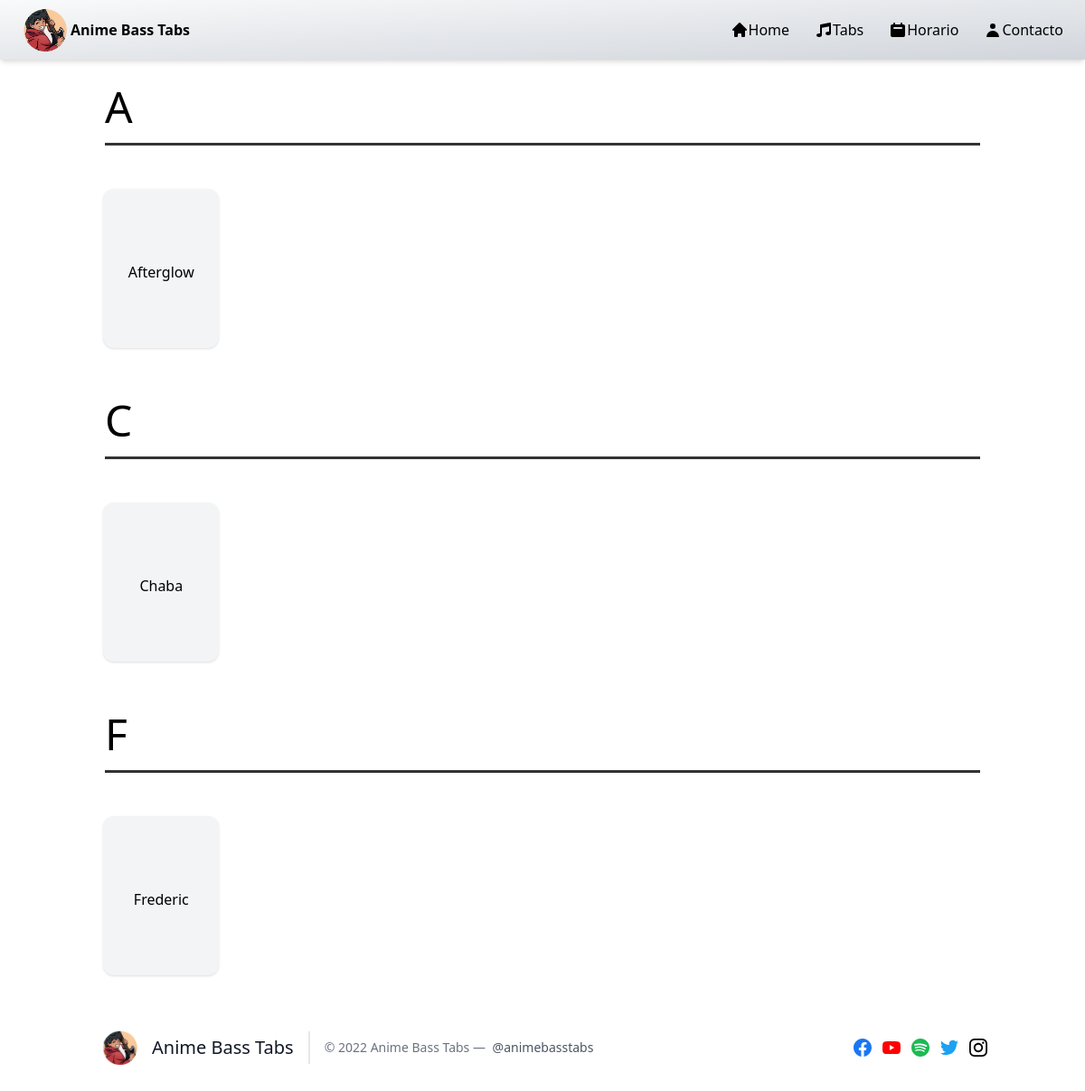
The page /pages/sArtistas.php on the database its author committed.
### tables this page shows
CREATE TABLE `artistas` (
  `IdArtista` int(11) NOT NULL,
  `Nombre` varchar(255) NOT NULL,
  `Imagen` varchar(255) NOT NULL
);

### pages/sArtistas.php (the view, shortened to what this page needs)
<?php
    include('funciones.php');
?>
<!DOCTYPE html>
<html lang="en">
<head>
    <script src="https://cdn.tailwindcss.com"></script>
</head>
    <body>
        <nav class="bg-gradient-to-br from-gray-50 to-gray-300 shadow-md sticky top-0 z-10">
            <div class="px-3 mx-auto">
                <div class="flex justify-between">
                    <div class="flex space-x-4">
                        <a href="../index.php" class="flex items-center py-2 px-2 text-gray-200">
                            <img class="rounded-full mx-1" src="../assets/img/absLogo.png" alt="" width="50">
                            <span class="font-extrabold text-black">Anime Bass Tabs</span>
                        </a>
                    </div>
                    <div class="hidden md:flex items-center space-x-1">
                        <a href="../index.php" class="flex items-center py-2 px-3 text-black rounded hover:bg-gray-300 hover:text-black transition duration-500">
                            <svg xmlns="http://www.w3.org/2000/svg" class="h-5 w-5" viewBox="0 0 20 20" fill="currentColor">
                                <path d="M10.707 2.293a1 1 0 00-1.414 0l-7 7a1 1 0 001.414 1.414L4 10.414V17a1 1 0 001 1h2a1 1 0 001-1v-2a1 1 0 011-1h2a1 1 0 011 1v2a1 1 0 001 1h2a1 1 0 001-1v-6.586l.293.293a1 1 0 001.414-1.414l-7-7z" />
                            </svg>
                            <span>Home</span>
                        </a>
                        <a href="./sArtistas.php" class="flex items-center py-2 px-3 text-black rounded hover:bg-gray-300 hover:text-black transition duration-500">
                            <svg xmlns="http://www.w3.org/2000/svg" class="h-5 w-5" viewBox="0 0 20 20" fill="currentColor">
                                <path d="M18 3a1 1 0 00-1.196-.98l-10 2A1 1 0 006 5v9.114A4.369 4.369 0 005 14c-1.657 0-3 .895-3 2s1.343 2 3 2 3-.895 3-2V7.82l8-1.6v5.894A4.37 4.37 0 0015 12c-1.657 0-3 .895-3 2s1.343 2 3 2 3-.895 3-2V3z" />
                            </svg>
                            <span>Tabs</span>
                        </a>
                        <a href="./horario.html" class="flex items-center py-2 px-3 text-black rounded hover:bg-gray-300 hover:text-black transition duration-500">
                            <svg xmlns="http://www.w3.org/2000/svg" class="h-5 w-5" viewBox="0 0 20 20" fill="currentColor">
                                <path fill-rule="evenodd" d="M6 2a1 1 0 00-1 1v1H4a2 2 0 00-2 2v10a2 2 0 002 2h12a2 2 0 002-2V6a2 2 0 00-2-2h-1V3a1 1 0 10-2 0v1H7V3a1 1 0 00-1-1zm0 5a1 1 0 000 2h8a1 1 0 100-2H6z" clip-rule="evenodd" />
                            </svg>
                            <span>Horario</span>
                        </a>
                        <a href="./contacto.html" class="flex items-center py-2 px-3 text-black rounded hover:bg-gray-300 hover:text-black transition duration-500">
                            <svg xmlns="http://www.w3.org/2000/svg" class="h-5 w-5" viewBox="0 0 20 20" fill="currentColor">
                                <path fill-rule="evenodd" d="M10 9a3 3 0 100-6 3 3 0 000 6zm-7 9a7 7 0 1114 0H3z" clip-rule="evenodd" />
                            </svg>
                            <span>Contacto</span>
                        </a>
                    </div>
                </div>
            </div>
        </nav>
        <?php
        for($i=65; $i<=90; $i++) {
            $letter = chr($i);
            $contador = 0;
            $sql = "select count(*) from artistas where Nombre like '".$letter."%'";
            $result = mysqli_query($conn, $sql);
            while ($row = mysqli_fetch_row($result)) {
                $contador = $row[0];
            }
            if ($contador != 0) {
                $sql = "select IdArtista, Nombre, Imagen from artistas where Nombre like '".$letter."%'";
                $result = mysqli_query($conn, $sql);
                ?>
                <div class="container flex flex-col space-y-4 mx-auto p-7">
                        <h1 class="text-5xl text-center lg:text-left md:text-left sm:text-left"><?php echo $letter; ?></h1>
                        <hr style="height:3px;border:none;color:#333;background-color:#333; margin-bottom: 2rem;">
                <?php
                while ($row = mysqli_fetch_row($result)) {
                    ?>
                        <div class="grid justify-items-center content-evenly gap-4 grid-cols-3 lg:grid-cols-7 md:grid-cols-4">
                            <?php echo "<a href='./sVideos.php?IdArtista=".$row[0]."'>"; ?>
                                <div class="h-28 w-24 bg-gray-100 lg:h-44 lg:w-32 md:h-32 md:w-28 rounded-xl flex flex-col justify-center items-center shadow duration-300 hover:bg-gray-100 hover:shadow-xl hover:-translate-y-1 hover:scale-80 ">
                                    <p class="text-center text-xs lg:text-base md:text-sm mt-2"><?php echo $row[1]; ?></p>
                                </div>
                            </a>
                        </div>
                    <?php
                }
                ?>
                </div>
                <?php
            }
        }
        ?>
        <footer class="text-gray-600 body-font">
            <div class="container px-5 py-8 mx-auto flex items-center sm:flex-row flex-col">
                <a class="flex title-font font-medium items-center md:justify-start justify-center text-gray-900">
                    <img class="rounded-full mx-1" src="../assets/img/absLogo.png" alt="" width="40">
                    <span class="ml-3 text-xl">Anime Bass Tabs</span>
                </a>
                <p class="text-sm text-gray-500 sm:ml-4 sm:pl-4 sm:border-l-2 sm:border-gray-200 sm:py-2 sm:mt-0 mt-4">© 2022 Anime Bass Tabs —
                    <a href="https://twitter.com/animebasstabs" class="text-gray-600 ml-1" rel="noopener noreferrer" target="_blank">@animebasstabs</a>
                </p>
                <span class="inline-flex sm:ml-auto sm:mt-0 mt-4 justify-center sm:justify-start">
                    <a href="https://www.facebook.com/AnimeBassTabs1484" class="text-gray-500 hover:animate-bounce">
                    </a>
                    <a href="https://www.youtube.com/c/AnimeBassTabs" class="ml-3 text-gray-500 hover:animate-bounce">
                    </a>
                    <a href="https://open.spotify.com/playlist/0YvkHxXwqqbmJh2pWlq9Od?si=4Smp4u_7RhWPnTHDBqMB3Q&nd=1" class="ml-3 text-gray-500 hover:animate-bounce">
                    </a>
                    <a href="https://twitter.com/animebasstabs" class="ml-3 text-gray-500 hover:animate-bounce">
                    </a>
                    <a href="https://www.instagram.com/animebasstabs/" class="ml-3 text-gray-500 hover:animate-bounce">
                    </a>
                </span>
            </div>
        </footer>
    </body>
</html>

### rows shown on the page
artistas: Nombre "Afterglow"
artistas: Nombre "Chaba"
artistas: Nombre "Frederic"

### other values the page prints
$letter "A"
$letter "C"
$letter "F"
